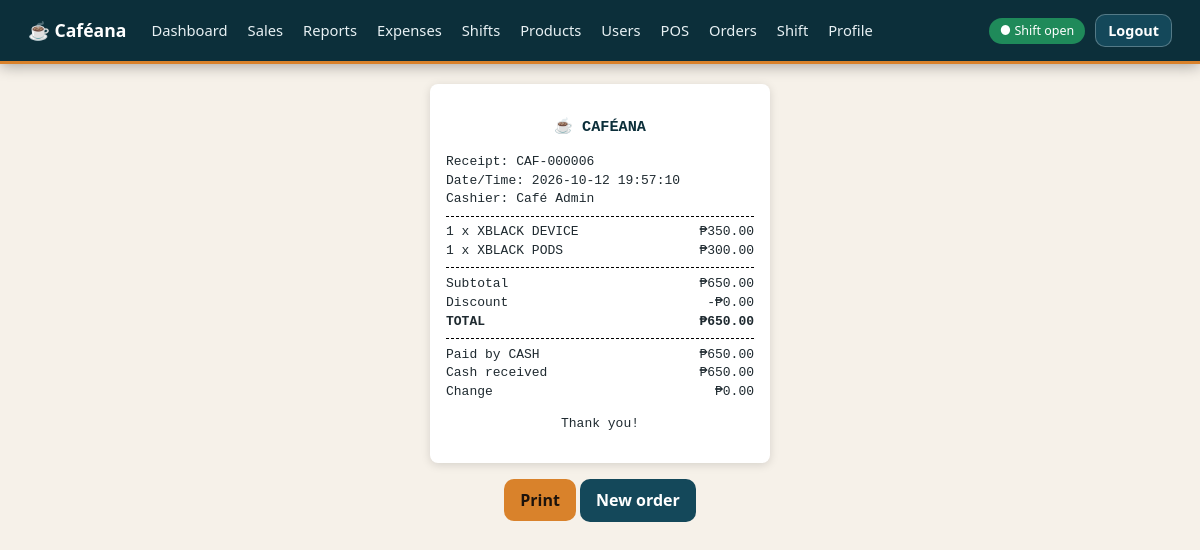
Screenshot of /receipt/6 (signed in) with the database file from the repository.
### tables this page shows
CREATE TABLE orders(id INTEGER PRIMARY KEY,user_id INTEGER NOT NULL REFERENCES users(id),shift_id INTEGER NOT NULL REFERENCES shifts(id),token TEXT UNIQUE NOT NULL,
 subtotal INTEGER NOT NULL,discount INTEGER NOT NULL DEFAULT 0,total INTEGER NOT NULL,created_at TEXT NOT NULL DEFAULT(datetime('now','localtime')));

CREATE TABLE users(id INTEGER PRIMARY KEY,username TEXT UNIQUE NOT NULL,full_name TEXT NOT NULL,password_hash TEXT NOT NULL,
 role TEXT NOT NULL DEFAULT 'staff' CHECK(role IN('admin','staff')),status TEXT NOT NULL DEFAULT 'pending' CHECK(status IN('pending','active','rejected','inactive')),
 created_at TEXT NOT NULL DEFAULT(datetime('now','localtime')));

CREATE TABLE order_items(id INTEGER PRIMARY KEY,order_id INTEGER NOT NULL REFERENCES orders(id),product_id INTEGER NOT NULL REFERENCES products(id),
 name TEXT NOT NULL,price INTEGER NOT NULL,qty INTEGER NOT NULL CHECK(qty>0));

CREATE TABLE payments(id INTEGER PRIMARY KEY,order_id INTEGER NOT NULL REFERENCES orders(id),method TEXT NOT NULL CHECK(method IN('cash','gcash')),
 amount INTEGER NOT NULL,cash_received INTEGER,change_given INTEGER);

### app.py (the view)
@app.route("/receipt/<int:oid>")
@login_required
def receipt(oid):
    o = q1("SELECT o.*,u.full_name cashier FROM orders o JOIN users u ON u.id=o.user_id WHERE o.id=?", (oid,))
    if not o or (g.user["role"] != "admin" and o["user_id"] != g.user["id"]): abort(404)
    return render_template("receipt.html", o=o, items=q("SELECT * FROM order_items WHERE order_id=?", (oid,)), pays=q("SELECT * FROM payments WHERE order_id=? ORDER BY method", (oid,)))

### app.py (called while the page is built)
def db():
    if "db" not in g:
        g.db = sqlite3.connect(DB); g.db.row_factory = sqlite3.Row
        g.db.execute("PRAGMA foreign_keys=ON"); g.db.execute("PRAGMA busy_timeout=5000")
    return g.db

@app.teardown_appcontext
def _close(e):
    d = g.pop("db", None)
    if d: d.close()

def q(sql, a=()): return db().execute(sql, a).fetchall()

def q1(sql, a=()): return db().execute(sql, a).fetchone()

@app.template_filter("peso")
def peso(c): return "₱{:,.2f}".format((c or 0) / 100)

@app.before_request
def load():
    g.user = None
    if session.get("uid"):
        g.user = q1("SELECT * FROM users WHERE id=? AND status='active'", (session["uid"],))
        if not g.user: session.clear()
    if request.method == "POST":
        t = request.form.get("csrf") or request.headers.get("X-CSRF") or ""
        if not secrets.compare_digest(t, session.get("csrf", "")): abort(400)

@app.after_request
def headers(r):
    r.headers["X-Frame-Options"] = "DENY"; r.headers["X-Content-Type-Options"] = "nosniff"; r.headers["Referrer-Policy"] = "same-origin"
    r.headers["Content-Security-Policy"] = "default-src 'self'; img-src 'self' https: data:; style-src 'self' 'unsafe-inline'; script-src 'self' 'unsafe-inline'; frame-ancestors 'none'; form-action 'self'"
    if not request.path.startswith("/static/"): r.headers["Cache-Control"] = "no-store"  # no cached financial pages after logout
    if PROD: r.headers["Strict-Transport-Security"] = "max-age=31536000"
    return r

@app.context_processor
def ctx():
    session.setdefault("csrf", secrets.token_hex(16)); u = getattr(g, "user", None); sh = None
    if u:
        try: sh = q1("SELECT 1 FROM shifts WHERE user_id=? AND status='open'", (u["id"],))
        except sqlite3.Error: pass
    return dict(csrf=session["csrf"], user=u, my_shift=sh)

def login_required(f):
    @wraps(f)
    def w(*a, **k):
        if not g.user: return redirect(url_for("login"))
        return f(*a, **k)
    return w

### templates/receipt.html
{% extends "base.html" %}{% block body %}
<div class="rc">
  <h3 style="text-align: center">☕ CAFÉANA</h3>
  <div>Receipt: CAF-{{ '%06d'|format(o.id) }}</div>
  <div>Date/Time: {{ o.created_at }}</div>
  <div>Cashier: {{ o.cashier }}</div>
  <hr />
  {% for i in items %}
  <div class="r">
    <span>{{ i.qty }} x {{ i.name }}</span
    ><span>{{ (i.qty*i.price)|peso }}</span>
  </div>
  {% endfor %}
  <hr />
  <div class="r"><span>Subtotal</span><span>{{ o.subtotal|peso }}</span></div>
  <div class="r"><span>Discount</span><span>-{{ o.discount|peso }}</span></div>
  <div class="r"><b>TOTAL</b><b>{{ o.total|peso }}</b></div>
  <hr />
  {% for p in pays %}
  <div class="r">
    <span>Paid by {{ p.method|upper }}</span><span>{{ p.amount|peso }}</span>
  </div>
  {% if p.method=='cash' %}
  <div class="r">
    <span>Cash received</span><span>{{ p.cash_received|peso }}</span>
  </div>
  <div class="r"><span>Change</span><span>{{ p.change_given|peso }}</span></div>
  {% endif %}{% endfor %}
  <p style="text-align: center">Thank you!</p>
</div>
<p class="noprint" style="text-align: center">
  <button onclick="print()">Print</button>
  <a class="btn alt" href="/pos">New order</a>
</p>
{% endblock %}

### static/style.css (style rules this page uses)
:root { --night:#0c2f3a;--teal:#14485a;--accent:#D9822B;--accent2:#eb9640;--bg:#f6f1e9;--ink:#1f2a30;--muted:#6a7780;--line:#e5dccd;--brown:var(--teal);--r:12px; --hero-img:url('/static/hero.jpg');--banner-img:var(--hero-img) }
* { box-sizing:border-box }
body { margin:0;font-family:system-ui,-apple-system,"Segoe UI",Roboto,sans-serif;background:var(--bg);color:var(--ink);line-height:1.45 }
h3 { color:var(--night) }
a { color:var(--teal) }
button,.btn { background:var(--accent);color:#1d130c;border:0;border-radius:10px;padding:10px 16px;cursor:pointer;font-size:1rem;font-weight:600;text-decoration:none;display:inline-block;font-family:inherit }
button.alt,.btn.alt { background:var(--teal);color:#fff }
.rc { max-width:340px;margin:auto;font-family:monospace;background:#fff;padding:16px;border-radius:8px;box-shadow:0 2px 10px #0002 }
.rc hr { border:0;border-top:1px dashed #000 }
.rc .r { display:flex;justify-content:space-between }
a,button,.btn,input,select { transition:transform .15s ease,box-shadow .15s ease,background-color .15s ease,border-color .15s ease,color .15s ease }

### rows the page displays
orders: id "000006", created_at "2026-10-12 19:57:10", subtotal|peso "₱650.00", discount|peso "₱0.00", total|peso "₱650.00"
users: cashier "Café Admin"
order_items: qty "1", name "XBLACK DEVICE", (i.qty*i.price)|peso "₱350.00"
order_items: qty "1", name "XBLACK PODS", (i.qty*i.price)|peso "₱300.00"
payments: method "CASH", amount|peso "₱650.00", cash_received|peso "₱650.00", change_given|peso "₱0.00"

### other values shown
{{ l }} "Dashboard" "Sales" "Reports" "Expenses" "Shifts" "Products" "Users"
{{ l }} "POS" "Orders" "Shift" "Profile"
{{ '● Shift open' if my_shift else '○ No shift' }} "● Shift open"
